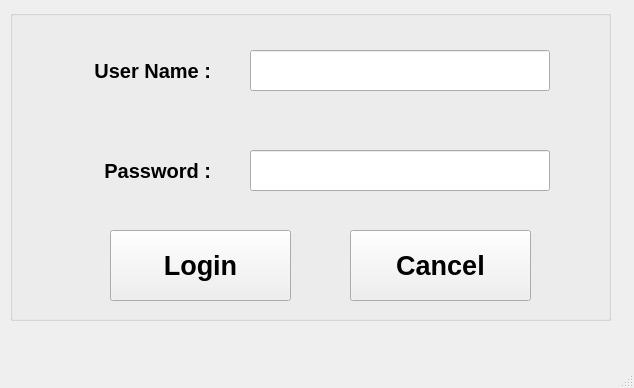
<?xml version="1.0" encoding="UTF-8"?>
<ui version="4.0">
 <class>MainWindow</class>
 <widget class="QMainWindow" name="MainWindow">
  <property name="geometry">
   <rect>
    <x>0</x>
    <y>0</y>
    <width>634</width>
    <height>388</height>
   </rect>
  </property>
  <property name="windowTitle">
   <string>LOGIN PAGE</string>
  </property>
  <widget class="QWidget" name="centralwidget">
   <widget class="QGroupBox" name="groupBox">
    <property name="geometry">
     <rect>
      <x>10</x>
      <y>10</y>
      <width>601</width>
      <height>311</height>
     </rect>
    </property>
    <property name="title">
     <string/>
    </property>
    <widget class="QLabel" name="label">
     <property name="geometry">
      <rect>
       <x>40</x>
       <y>30</y>
       <width>161</width>
       <height>61</height>
      </rect>
     </property>
     <property name="font">
      <font>
       <pointsize>15</pointsize>
       <bold>true</bold>
      </font>
     </property>
     <property name="text">
      <string>User Name :</string>
     </property>
     <property name="alignment">
      <set>Qt::AlignmentFlag::AlignRight|Qt::AlignmentFlag::AlignTrailing|Qt::AlignmentFlag::AlignVCenter</set>
     </property>
    </widget>
    <widget class="QLabel" name="label_2">
     <property name="geometry">
      <rect>
       <x>40</x>
       <y>130</y>
       <width>161</width>
       <height>61</height>
      </rect>
     </property>
     <property name="font">
      <font>
       <pointsize>15</pointsize>
       <bold>true</bold>
      </font>
     </property>
     <property name="text">
      <string>Password :</string>
     </property>
     <property name="alignment">
      <set>Qt::AlignmentFlag::AlignRight|Qt::AlignmentFlag::AlignTrailing|Qt::AlignmentFlag::AlignVCenter</set>
     </property>
    </widget>
    <widget class="QLineEdit" name="lineEdit_User_name">
     <property name="geometry">
      <rect>
       <x>240</x>
       <y>40</y>
       <width>300</width>
       <height>41</height>
      </rect>
     </property>
     <property name="font">
      <font>
       <bold>true</bold>
      </font>
     </property>
    </widget>
    <widget class="QLineEdit" name="lineEdit_Password">
     <property name="geometry">
      <rect>
       <x>240</x>
       <y>140</y>
       <width>300</width>
       <height>41</height>
      </rect>
     </property>
     <property name="font">
      <font>
       <bold>true</bold>
      </font>
     </property>
     <property name="echoMode">
      <enum>QLineEdit::EchoMode::Password</enum>
     </property>
    </widget>
    <widget class="QPushButton" name="pushButton_Login">
     <property name="geometry">
      <rect>
       <x>100</x>
       <y>220</y>
       <width>181</width>
       <height>71</height>
      </rect>
     </property>
     <property name="font">
      <font>
       <pointsize>20</pointsize>
       <bold>true</bold>
      </font>
     </property>
     <property name="text">
      <string>Login</string>
     </property>
    </widget>
    <widget class="QPushButton" name="pushButton_Cancel">
     <property name="geometry">
      <rect>
       <x>340</x>
       <y>220</y>
       <width>181</width>
       <height>71</height>
      </rect>
     </property>
     <property name="font">
      <font>
       <pointsize>20</pointsize>
       <bold>true</bold>
      </font>
     </property>
     <property name="text">
      <string>Cancel</string>
     </property>
    </widget>
   </widget>
  </widget>
  <widget class="QMenuBar" name="menubar">
   <property name="geometry">
    <rect>
     <x>0</x>
     <y>0</y>
     <width>634</width>
     <height>29</height>
    </rect>
   </property>
  </widget>
  <widget class="QStatusBar" name="statusbar"/>
 </widget>
 <resources/>
 <connections/>
</ui>
